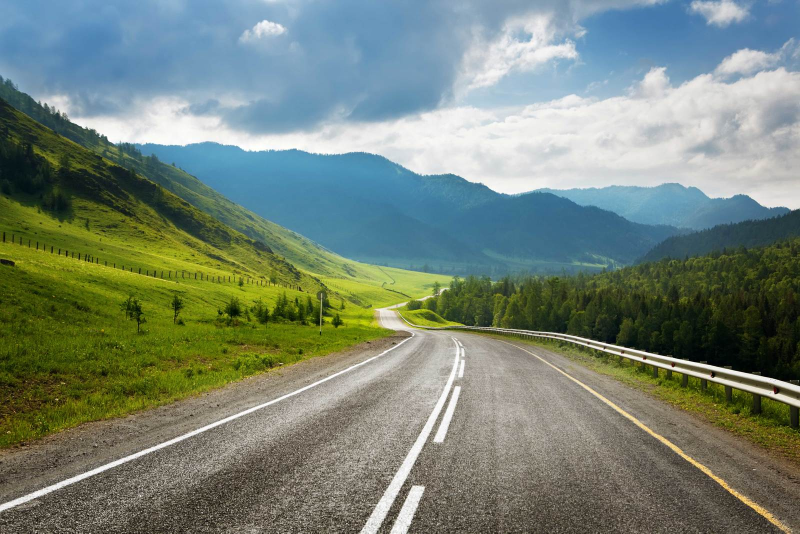
#> input picture images/test images/Road.jpg, 1600 x 1067 px (shown at 1/2 size)
$ python -i imageprocessing.py   (imports and definitions only)   (older library calls are emulated)
#> lines starting #> are read from the running program, lines starting #| are printed output that depends on the picture
#> further down, picture is the input picture: shape (1067, 1600, 3); mean B, G, R 119.1, 132.1, 118.1
""" Image Processing Module

    Description: This module is designed to perform various image processing tasks such as color transformations,
    geometric transformations, filtering, edge detection, Histogram Equalization & calculation, and Edge detection.

    Author: Basel Mohamed Mostafa Sayed

    Date of Creation: 9/14/2025

    Version: 0.3

    Email: baselmohamed802@gmail.com

    Changelog:
    - 0.1: Initial version with basic color transformation functions. (09/14/2025)
    - 0.2: Finished all functions (09/15/2025)
    - 0.3: Added new functions and improved error handling (09/15/2025)
    - 0.4: More new functions. (09/15/2025)
    - 0.5: Added more functions (09/15/2025)
    - 0.6: Tested all functions output in test.ipynb notebook (09/15/2025)
    - 0.7: Added new functions and fixed bugs apparent in the streamlit app (09/17/2025)
"""
# Import necessary libraries
import cv2
import numpy as np
import matplotlib.pyplot as plt

# ---- 1. Basic Color Transformations Functions ---- #
def convert_to_grayscale(image):
    """ Function that converts an image to grayscale. """
    return cv2.cvtColor(image, cv2.COLOR_BGR2GRAY)

def convert_to_hsv(image):
    """ Function that converts an image to HSV color space. """
    return cv2.cvtColor(image, cv2.COLOR_BGR2HSV)

def convert_to_lab(image):
    """ Function that converts an image to LAB color space. """
    return cv2.cvtColor(image, cv2.COLOR_BGR2LAB)

def convert_gray_to_bgr(image):
    """ Function that converts a grayscale image to BGR color space. """
    return cv2.cvtColor(image, cv2.COLOR_GRAY2BGR)

def convert_gray_to_rgb(image):
    """ Function that converts a grayscale image to RGB color space. """
    return cv2.cvtColor(image, cv2.COLOR_GRAY2RGB)

# ---- 2. Geometric Transformations Functions ---- #
# [313 lines left out: functions flip_image, rotate_image, resize_image, average_blur, apply_gaussian_blur, apply_median_blur and 12 more, not called in this run]

def equalize_color_histogram(image):
    """
    Enhances the contrast of a color image by performing histogram equalization
    only on the Value (brightness) channel of the HSV color space. This preserves
    the original color information while improving contrast.

    inputs:
        image: input color image in BGR format.
    """
    lab_img = cv2.cvtColor(image, cv2.COLOR_BGR2LAB)
#> lab_img: shape (1067, 1600, 3); mean of channels 0, 1, 2 136, 122.4, 133.3
    l, a, b = cv2.split(lab_img)
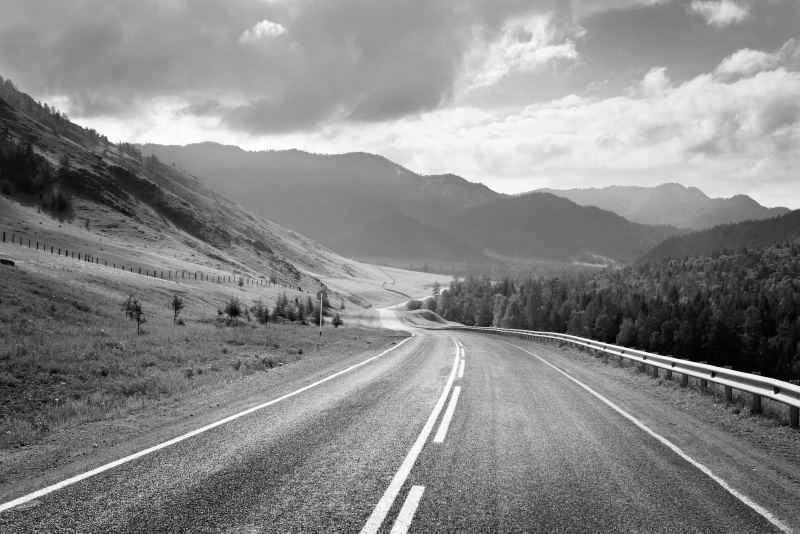
#> l: shape (1067, 1600) (shown at 1/2 size); min 0, max 255, mean 136
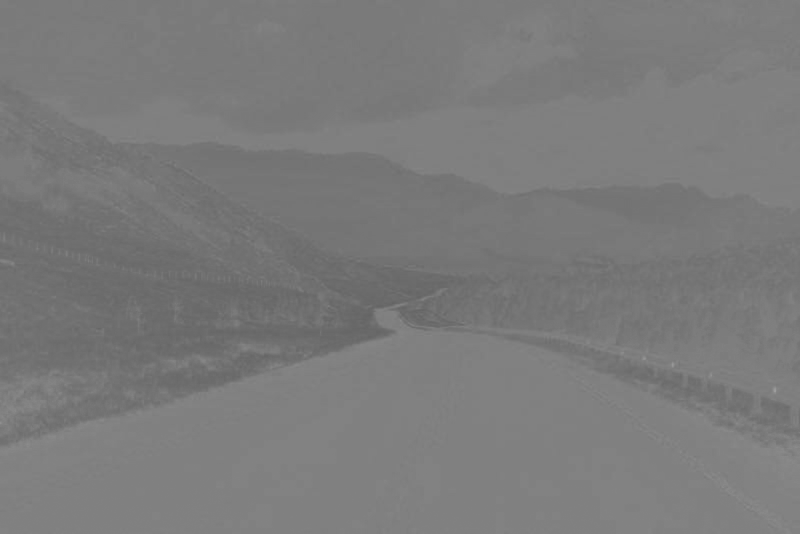
#> a: shape (1067, 1600) (shown at 1/2 size); min 98, max 161, mean 122.4
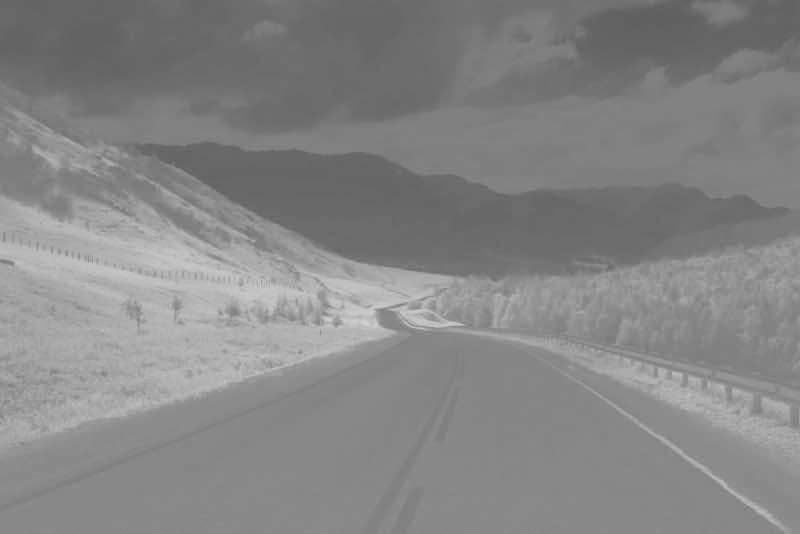
#> b: shape (1067, 1600) (shown at 1/2 size); min 94, max 211, mean 133.3
    l_eq = cv2.equalizeHist(l)
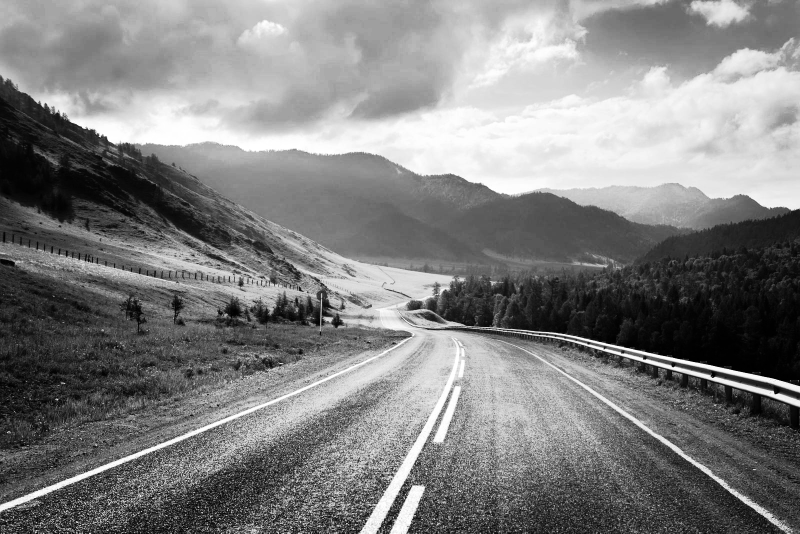
#> l_eq: shape (1067, 1600) (shown at 1/2 size); min 0, max 255, mean 128.2
    lab_eq = cv2.merge((l_eq, a, b))
#> lab_eq: shape (1067, 1600, 3); mean of channels 0, 1, 2 128.2, 122.4, 133.3
    return cv2.cvtColor(lab_eq, cv2.COLOR_LAB2BGR)
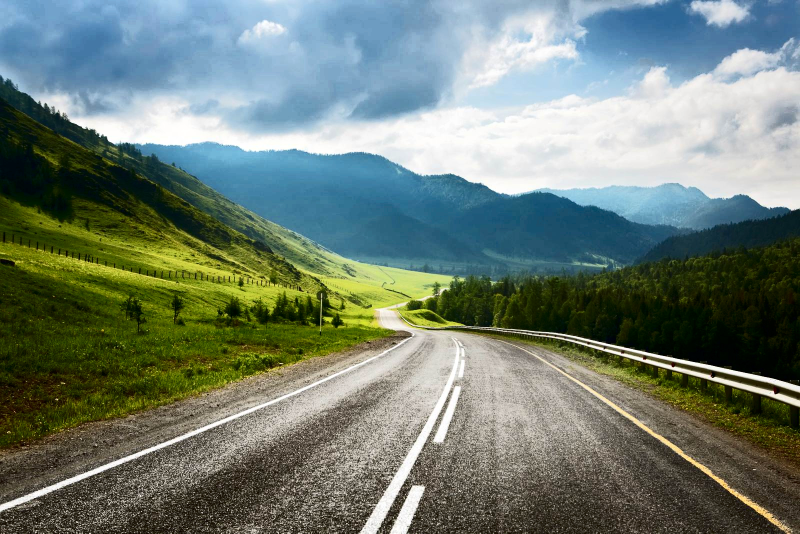
#> returned value: shape (1067, 1600, 3) (shown at 1/2 size); mean B, G, R 115.4, 126.2, 111.9

# [83 lines left out: functions apply_clahe_grayscale, apply_clahe_color, find_and_draw_contours, not called in this run]

>>> import cv2
>>> picture = cv2.imread('images/test images/Road.jpg')
>>> result = equalize_color_histogram(picture)
